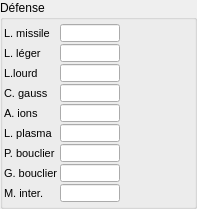
  <widget class="QGroupBox" name="groupBoxDefense" >
   <property name="geometry" >
    <rect>
     <x>4</x>
     <y>336</y>
     <width>197</width>
     <height>209</height>
    </rect>
   </property>
   <property name="title" >
    <string>Défense</string>
   </property>
   <widget class="QLineEdit" name="dPb" >
    <property name="geometry" >
     <rect>
      <x>60</x>
      <y>144</y>
      <width>60</width>
      <height>18</height>
     </rect>
    </property>
    <property name="alignment" >
     <set>Qt::AlignRight</set>
    </property>
   </widget>
   <widget class="QLabel" name="ldLo" >
    <property name="geometry" >
     <rect>
      <x>124</x>
      <y>64</y>
      <width>68</width>
      <height>18</height>
     </rect>
    </property>
    <property name="text" >
     <string/>
    </property>
    <property name="alignment" >
     <set>Qt::AlignRight|Qt::AlignTrailing|Qt::AlignVCenter</set>
    </property>
    <property name="wordWrap" >
     <bool>false</bool>
    </property>
   </widget>
   <widget class="QLineEdit" name="dGb" >
    <property name="geometry" >
     <rect>
      <x>60</x>
      <y>164</y>
      <width>60</width>
      <height>18</height>
     </rect>
    </property>
    <property name="alignment" >
     <set>Qt::AlignRight</set>
    </property>
   </widget>
   <widget class="QLabel" name="lLe" >
    <property name="geometry" >
     <rect>
      <x>4</x>
      <y>44</y>
      <width>55</width>
      <height>18</height>
     </rect>
    </property>
    <property name="font" >
     <font>
      <pointsize>8</pointsize>
     </font>
    </property>
    <property name="text" >
     <string>L. léger</string>
    </property>
    <property name="wordWrap" >
     <bool>false</bool>
    </property>
   </widget>
   <widget class="QLineEdit" name="dAi" >
    <property name="geometry" >
     <rect>
      <x>60</x>
      <y>104</y>
      <width>60</width>
      <height>18</height>
     </rect>
    </property>
    <property name="alignment" >
     <set>Qt::AlignRight</set>
    </property>
   </widget>
   <widget class="QLineEdit" name="dLp" >
    <property name="geometry" >
     <rect>
      <x>60</x>
      <y>124</y>
      <width>60</width>
      <height>18</height>
     </rect>
    </property>
    <property name="alignment" >
     <set>Qt::AlignRight</set>
    </property>
   </widget>
   <widget class="QLabel" name="ldCg" >
    <property name="geometry" >
     <rect>
      <x>124</x>
      <y>84</y>
      <width>68</width>
      <height>18</height>
     </rect>
    </property>
    <property name="text" >
     <string/>
    </property>
    <property name="alignment" >
     <set>Qt::AlignRight|Qt::AlignTrailing|Qt::AlignVCenter</set>
    </property>
    <property name="wordWrap" >
     <bool>false</bool>
    </property>
   </widget>
   <widget class="QLabel" name="lCg" >
    <property name="geometry" >
     <rect>
      <x>4</x>
      <y>84</y>
      <width>55</width>
      <height>18</height>
     </rect>
    </property>
    <property name="font" >
     <font>
      <pointsize>8</pointsize>
     </font>
    </property>
    <property name="text" >
     <string>C. gauss</string>
    </property>
    <property name="wordWrap" >
     <bool>false</bool>
    </property>
   </widget>
   <widget class="QLabel" name="lLp" >
    <property name="geometry" >
     <rect>
      <x>4</x>
      <y>124</y>
      <width>55</width>
      <height>18</height>
     </rect>
    </property>
    <property name="font" >
     <font>
      <pointsize>8</pointsize>
     </font>
    </property>
    <property name="text" >
     <string>L. plasma</string>
    </property>
    <property name="wordWrap" >
     <bool>false</bool>
    </property>
   </widget>
   <widget class="QLabel" name="ldAi" >
    <property name="geometry" >
     <rect>
      <x>124</x>
      <y>104</y>
      <width>68</width>
      <height>18</height>
     </rect>
    </property>
    <property name="text" >
     <string/>
    </property>
    <property name="alignment" >
     <set>Qt::AlignRight|Qt::AlignTrailing|Qt::AlignVCenter</set>
    </property>
    <property name="wordWrap" >
     <bool>false</bool>
    </property>
   </widget>
   <widget class="QLabel" name="lLo" >
    <property name="geometry" >
     <rect>
      <x>4</x>
      <y>64</y>
      <width>55</width>
      <height>18</height>
     </rect>
    </property>
    <property name="font" >
     <font>
      <pointsize>8</pointsize>
     </font>
    </property>
    <property name="text" >
     <string>L.lourd</string>
    </property>
    <property name="wordWrap" >
     <bool>false</bool>
    </property>
   </widget>
   <widget class="QLabel" name="ldPb" >
    <property name="geometry" >
     <rect>
      <x>124</x>
      <y>144</y>
      <width>68</width>
      <height>18</height>
     </rect>
    </property>
    <property name="text" >
     <string/>
    </property>
    <property name="alignment" >
     <set>Qt::AlignRight|Qt::AlignTrailing|Qt::AlignVCenter</set>
    </property>
    <property name="wordWrap" >
     <bool>false</bool>
    </property>
   </widget>
   <widget class="QLabel" name="ldLp" >
    <property name="geometry" >
     <rect>
      <x>124</x>
      <y>124</y>
      <width>68</width>
      <height>18</height>
     </rect>
    </property>
    <property name="text" >
     <string/>
    </property>
    <property name="alignment" >
     <set>Qt::AlignRight|Qt::AlignTrailing|Qt::AlignVCenter</set>
    </property>
    <property name="wordWrap" >
     <bool>false</bool>
    </property>
   </widget>
   <widget class="QLabel" name="ldGb" >
    <property name="geometry" >
     <rect>
      <x>124</x>
      <y>164</y>
      <width>68</width>
      <height>18</height>
     </rect>
    </property>
    <property name="text" >
     <string/>
    </property>
    <property name="alignment" >
     <set>Qt::AlignRight|Qt::AlignTrailing|Qt::AlignVCenter</set>
    </property>
    <property name="wordWrap" >
     <bool>false</bool>
    </property>
   </widget>
   <widget class="QLineEdit" name="dCg" >
    <property name="geometry" >
     <rect>
      <x>60</x>
      <y>84</y>
      <width>60</width>
      <height>18</height>
     </rect>
    </property>
    <property name="alignment" >
     <set>Qt::AlignRight</set>
    </property>
   </widget>
   <widget class="QLabel" name="lAi" >
    <property name="geometry" >
     <rect>
      <x>4</x>
      <y>104</y>
      <width>55</width>
      <height>18</height>
     </rect>
    </property>
    <property name="font" >
     <font>
      <pointsize>8</pointsize>
     </font>
    </property>
    <property name="text" >
     <string>A. ions</string>
    </property>
    <property name="wordWrap" >
     <bool>false</bool>
    </property>
   </widget>
   <widget class="QLabel" name="lGb" >
    <property name="geometry" >
     <rect>
      <x>4</x>
      <y>164</y>
      <width>55</width>
      <height>18</height>
     </rect>
    </property>
    <property name="font" >
     <font>
      <pointsize>8</pointsize>
     </font>
    </property>
    <property name="text" >
     <string>G. bouclier</string>
    </property>
    <property name="wordWrap" >
     <bool>false</bool>
    </property>
   </widget>
   <widget class="QLabel" name="lPb" >
    <property name="geometry" >
     <rect>
      <x>4</x>
      <y>144</y>
      <width>55</width>
      <height>18</height>
     </rect>
    </property>
    <property name="font" >
     <font>
      <pointsize>8</pointsize>
     </font>
    </property>
    <property name="text" >
     <string>P. bouclier</string>
    </property>
    <property name="wordWrap" >
     <bool>false</bool>
    </property>
   </widget>
   <widget class="QLineEdit" name="dLm" >
    <property name="geometry" >
     <rect>
      <x>60</x>
      <y>24</y>
      <width>60</width>
      <height>18</height>
     </rect>
    </property>
    <property name="alignment" >
     <set>Qt::AlignRight</set>
    </property>
   </widget>
   <widget class="QLineEdit" name="dLe" >
    <property name="geometry" >
     <rect>
      <x>60</x>
      <y>44</y>
      <width>60</width>
      <height>18</height>
     </rect>
    </property>
    <property name="alignment" >
     <set>Qt::AlignRight</set>
    </property>
   </widget>
   <widget class="QLineEdit" name="dLo" >
    <property name="geometry" >
     <rect>
      <x>60</x>
      <y>64</y>
      <width>60</width>
      <height>18</height>
     </rect>
    </property>
    <property name="alignment" >
     <set>Qt::AlignRight</set>
    </property>
   </widget>
   <widget class="QLabel" name="lLm" >
    <property name="geometry" >
     <rect>
      <x>4</x>
      <y>24</y>
      <width>55</width>
      <height>18</height>
     </rect>
    </property>
    <property name="font" >
     <font>
      <pointsize>8</pointsize>
     </font>
    </property>
    <property name="text" >
     <string>L. missile</string>
    </property>
    <property name="wordWrap" >
     <bool>false</bool>
    </property>
   </widget>
   <widget class="QLabel" name="ldLm" >
    <property name="geometry" >
     <rect>
      <x>124</x>
      <y>24</y>
      <width>68</width>
      <height>18</height>
     </rect>
    </property>
    <property name="text" >
     <string/>
    </property>
    <property name="alignment" >
     <set>Qt::AlignRight|Qt::AlignTrailing|Qt::AlignVCenter</set>
    </property>
    <property name="wordWrap" >
     <bool>false</bool>
    </property>
   </widget>
   <widget class="QLabel" name="ldle" >
    <property name="geometry" >
     <rect>
      <x>124</x>
      <y>44</y>
      <width>68</width>
      <height>18</height>
     </rect>
    </property>
    <property name="text" >
     <string/>
    </property>
    <property name="alignment" >
     <set>Qt::AlignRight|Qt::AlignTrailing|Qt::AlignVCenter</set>
    </property>
    <property name="wordWrap" >
     <bool>false</bool>
    </property>
   </widget>
   <widget class="QLabel" name="lMi" >
    <property name="geometry" >
     <rect>
      <x>4</x>
      <y>184</y>
      <width>55</width>
      <height>18</height>
     </rect>
    </property>
    <property name="font" >
     <font>
      <pointsize>8</pointsize>
     </font>
    </property>
    <property name="text" >
     <string>M. inter.</string>
    </property>
   </widget>
   <widget class="QLabel" name="ldMi" >
    <property name="geometry" >
     <rect>
      <x>124</x>
      <y>184</y>
      <width>68</width>
      <height>16</height>
     </rect>
    </property>
    <property name="text" >
     <string/>
    </property>
    <property name="alignment" >
     <set>Qt::AlignRight|Qt::AlignTrailing|Qt::AlignVCenter</set>
    </property>
   </widget>
   <widget class="QLineEdit" name="dMi" >
    <property name="geometry" >
     <rect>
      <x>60</x>
      <y>184</y>
      <width>60</width>
      <height>18</height>
     </rect>
    </property>
    <property name="alignment" >
     <set>Qt::AlignRight|Qt::AlignTrailing|Qt::AlignVCenter</set>
    </property>
   </widget>
  </widget>
